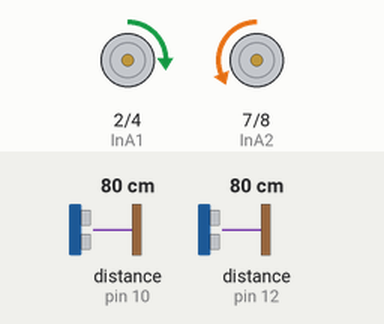
Recording of a sketch running on a simulated Arduino Uno, built with avr-gcc and run on an emulated ATmega328P. Shown: motor-driver pin pairs drawn as motors (green arrow = first pin HIGH = forward, orange = second pin HIGH = backward, longer = more drive, scaled by the enable pin). Wiring (inferred from the names in the program): 2 × ultrasonic range finder: trigger pin 10, echo pin 10 / trigger pin 12, echo pin 12. The inputs (shaded band) are chosen by the test bench; at power-on: distance to the obstacle (sensors on pin 10, pin 12) 80 cm. The echo pulse lasts 58.3 µs per cm; what the sketch prints to the serial monitor is not drawn.

Above: at 1.2 s.
1.3 s: distance to the obstacle (sensor on pin 10) set to 39 cm
2.8 s: distance to the obstacle (sensor on pin 10) set to 33 cm
At 3.3 s:
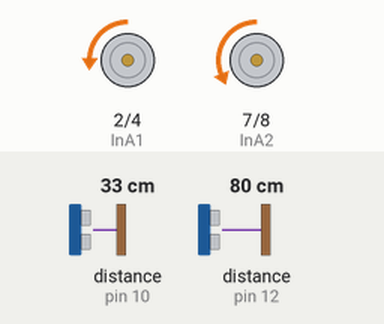
5.8 s: distance to the obstacle (sensor on pin 12) set to 37 cm
8.8 s: distance to the obstacle (sensor on pin 12) set to 31 cm
At 9.13 s:
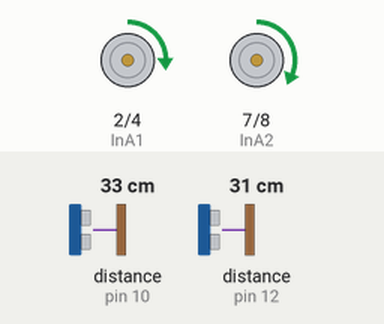
11.8 s: distance to the obstacle (sensor on pin 12) set to 60 cm
At 12.7 s:
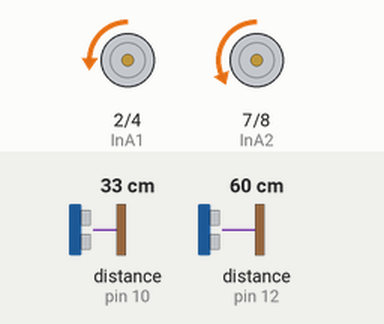
14.8 s: distance to the obstacle (sensor on pin 12) set to 2 cm
Timing chart, 0 to 18.8 s (numbered marks = the images above; inputs shaded):
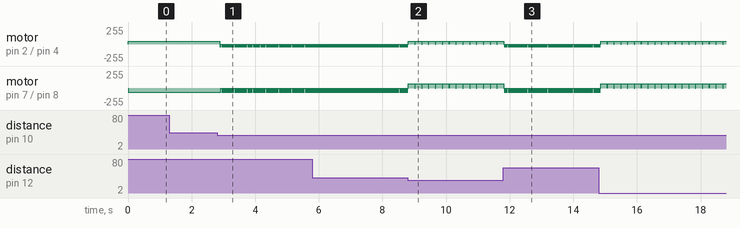

Measured:
- the behaviour switches between 36 and 35 cm on distance to the obstacle (sensor on pin 10) (found by bisection; images 0 and 1)
- the behaviour switches between 35 and 34 cm on distance to the obstacle (sensor on pin 12) (found by bisection; images 1 and 2)
- after the input at 1.3 s, every drawn part: stays the same
- after the input at 2.8 s, motor on pin 2 (InA1) / pin 4 (InB1): alternates backward 40/255 for 0.04 s and stopped for 0.02 s, starting after 0.08 s; motor on pin 7 (InA2) / pin 8 (InB2): alternates backward 65/255 for 0.04 s and stopped for 0.02 s, starting after 0.12 s
- after the input at 8.8 s, motor on pin 2 (InA1) / pin 4 (InB1): alternates forward 40/255 for 0.20 s and stopped for 0.02 s, starting at once; motor on pin 7 (InA2) / pin 8 (InB2): alternates forward 65/255 for 0.20 s and stopped for 0.02 s, starting at once
- after the input at 11.8 s, motor on pin 2 (InA1) / pin 4 (InB1): alternates backward 40/255 for 0.04 s and stopped for 0.02 s, starting at once; motor on pin 7 (InA2) / pin 8 (InB2): alternates backward 65/255 for 0.04 s and stopped for 0.02 s, starting at once

The sketch:

ObstacleAvoidanceTwoPing_V2.ino
```cpp
// Left motor
int InA1 = 2;
int InB1 = 4;
int PWM1 = 3;  //PWM1 connects to pin 3
int PWM1_val = 40; //(25% = 64; 50% = 127; 75% = 191; 100% = 255)

// Right motor
int InA2 = 7;
int InB2 = 8;
int PWM2 = 6;  //PWM2 connects to pin 6
int PWM2_val = 65; //(25% = 64; 50% = 127; 75% = 191; 100% = 255)

int tooClose = 35; // distance to stop and decide what to do

// left 4-pin ping sensor
// int trigPin = 11;    //Trig - green Jumper
// int echoPin = 12;    //Echo - yellow Jumper

const int pingPinRight = 10; // for right 3-pin ping sensor
const int pingPinLeft = 12; // for left 3-pin ping sensor
long durationLeft = 0, cmLeft = 0, inchesLeft = 0;
long durationRight = 0, inchesRight = 0, cmRight = 0;

// Serial Declarations
char inChar;

long microsecondsToInches(long microseconds);
long microsecondsToCentimeters(long microseconds);
void rightBackward();
void rightForward();
void rightStop();
void leftForward();
void leftBackward();
void leftStop();
void spinClockwise();
void spinCounterClockwise();
void bothBackward();
void bothForward();
void bothStop();
void TurnLeft();
void TurnRight();
void Turn180();
void spinClockwise1();
void spinCounterClockwise1();
void bothBackward1();
void bothForward1();
void bothStop1();
void TurnLeft1();
void TurnRight1();
void Turn1801();
void serialEvent();

void setup() {
  Serial.begin(9600);
  Serial.write('1');
  pinMode(InA2, OUTPUT);
  pinMode(InB2, OUTPUT);
  pinMode(PWM2, OUTPUT);
  pinMode(InA1, OUTPUT);
  pinMode(InB1, OUTPUT);
  pinMode(PWM1, OUTPUT);
  // pinMode(trigPin, OUTPUT);
  // pinMode(echoPin, INPUT);
}

/*


*/

void loop() {

  // left 4 pin ping sensor code
  // The sensor is triggered by a HIGH pulse of 10 or more microseconds.
  // Give a short LOW pulse beforehand to ensure a clean HIGH pulse:
//  digitalWrite(trigPin, LOW);
//  delayMicroseconds(5);
//  digitalWrite(trigPin, HIGH);
//  delayMicroseconds(10);
//  digitalWrite(trigPin, LOW);

  // Read the signal from the sensor: a HIGH pulse whose
  // duration is the time (in microseconds) from the sending
  // of the ping to the reception of its echo off of an object.
//  pinMode(echoPin, INPUT);
//  durationLeft = pulseIn(echoPin, HIGH);

  // convert the time into a distance
 // inchesLeft = microsecondsToInches(durationLeft);
 // cmLeft = microsecondsToCentimeters(durationLeft);

  // left 3 pin ping sensor code
  pinMode(pingPinLeft, OUTPUT);
  digitalWrite(pingPinLeft, LOW);
  delayMicroseconds(2);
  digitalWrite(pingPinLeft, HIGH);
  delayMicroseconds(5);
  digitalWrite(pingPinLeft, LOW);

  // The same pin is used to read the signal from the PING))): a HIGH pulse
  // whose duration is the time (in microseconds) from the sending of the ping
  // to the reception of its echo off of an object.
  pinMode(pingPinLeft, INPUT);
  durationLeft = pulseIn(pingPinLeft, HIGH);

  // convert the time into a distance
//  inchesRight = microsecondsToInches(durationRight);
  cmLeft = microsecondsToCentimeters(durationLeft);

  ///////////////////////

  // right 3 pin ping sensor code
  pinMode(pingPinRight, OUTPUT);
  digitalWrite(pingPinRight, LOW);
  delayMicroseconds(2);
  digitalWrite(pingPinRight, HIGH);
  delayMicroseconds(5);
  digitalWrite(pingPinRight, LOW);

  // The same pin is used to read the signal from the PING))): a HIGH pulse
  // whose duration is the time (in microseconds) from the sending of the ping
  // to the reception of its echo off of an object.
  pinMode(pingPinRight, INPUT);
  durationRight = pulseIn(pingPinRight, HIGH);

  // convert the time into a distance
//  inchesRight = microsecondsToInches(durationRight);
  cmRight = microsecondsToCentimeters(durationRight);

if (inChar == 'S') // go straight
    {
      if ((cmLeft != tooClose) && (cmRight != tooClose)) {
        bothForward();
    }

    bothStop();
    inChar = '5';
}
else if (inChar == 'R') // go right
  {
    if ((cmLeft != tooClose) && (cmRight != tooClose)) {
    TurnRight();
    }
    inChar = '5';
  }
else if (inChar == 'L') // go left
{
  if ((cmLeft != tooClose) && (cmRight != tooClose)) {
    TurnLeft();
  };
  inChar = '5';
    }

/*else // error, can't find image
{
  spinClockwise1();
  spinCounterClockwise1();
  delay(1000);
  inChar = '5';
  }
*/
  if((cmLeft < tooClose) && (cmRight < tooClose))
  {
    //Turn 180 degrees (approximately)
    Turn180();
  }
  // turn right
  else if(cmLeft < tooClose)
  {
      TurnRight();
  }
  // turn left
  else if(cmRight < tooClose)
  {
    TurnLeft();
  }
  else
  {
    bothForward();
  }

 // bothForward();

  delay(10);


/*
  Serial.print(inchesLeft);
  Serial.print("in, ");
  Serial.print(cmLeft);
  Serial.print("cmLeft");
  Serial.println();

  */
}

// Motor control function definitions
void Turn180() {
    bothStop();
   // delay(1000);
    spinClockwise();
    delay(200);
    bothStop();
}

void TurnRight() {
    bothStop();
   // delay(1000);
    spinClockwise();
    delay(40);
    bothStop();
}

void TurnLeft() {
    bothStop();
   // delay(1000);
    spinCounterClockwise();
    delay(40);
    bothStop();
}

void rightBackward() {
  digitalWrite(InA2, HIGH);
  digitalWrite(InB2, LOW);
  analogWrite(PWM2, PWM2_val);
}

void rightForward() {
  digitalWrite(InA2, LOW);
  digitalWrite(InB2, HIGH);
  analogWrite(PWM2, PWM2_val);
}

void rightStop() {
  digitalWrite(InA2, LOW);
  digitalWrite(InB2, LOW);
  analogWrite(PWM2, 0);
}

void leftForward() {
  digitalWrite(InA1, HIGH);
  digitalWrite(InB1, LOW);
  analogWrite(PWM1, PWM1_val);
}

void leftBackward() {
  digitalWrite(InA1, LOW);
  digitalWrite(InB1, HIGH);
  analogWrite(PWM1, PWM1_val);
}

void leftStop() {
  digitalWrite(InA1, LOW);
  digitalWrite(InB1, LOW);
  analogWrite(PWM1, 0);
}

void bothStop() {
  rightStop();
  leftStop();
}

void bothForward() {
  leftForward();
  rightForward();
  delay(100);
}

void bothBackward() {
  leftBackward();
  rightBackward();
}

void spinCounterClockwise(){
  rightForward();
  leftBackward();
}

void spinClockwise(){
  rightBackward();
  leftForward();
}


void TurnRight1() {
    spinClockwise1();
    delay(50);
}

void TurnLeft1() {
    spinCounterClockwise1();
    delay(50);
}

void leftForward1() {
  digitalWrite(InA1, HIGH);
  digitalWrite(InB1, LOW);
  analogWrite(PWM1, PWM1_val);
}

void rightForward1() {
  digitalWrite(InA2, LOW);
  digitalWrite(InB2, HIGH);
  analogWrite(PWM2, PWM2_val);
}

void leftBackward1() {
  digitalWrite(InA1, LOW);
  digitalWrite(InB1, HIGH);
  analogWrite(PWM1, (PWM1_val=30));
}

void rightBackward1() {
  digitalWrite(InA2, HIGH);
  digitalWrite(InB2, LOW);
  analogWrite(PWM2, (PWM2_val=64));
}


void bothStop1() {
  rightStop1();
  leftStop1();
}

void rightStop1() {
  digitalWrite(InA2, LOW);
  digitalWrite(InB2, LOW);
  analogWrite(PWM2, 0);
}

 void leftStop1() {
  digitalWrite(InA1, LOW);
  digitalWrite(InB1, LOW);
  analogWrite(PWM1, 0);
 }

void bothForward1() {
  leftForward1();
  rightForward1();
}

void spinCounterClockwise1(){
  rightForward1();
  leftBackward1();
}

void spinClockwise1(){
  rightBackward1();
  leftForward1();
}

void serialEvent() {
  // while (Serial.available())
  if (Serial.available())
  {
    // get the new byte:
    inChar = (char)Serial.read();
    // add it to the inputString:
    // inputString += inChar;
    // if the incoming character is a newline, set a flag so the main loop can
    // do something about it:
    // if (inChar == '\n') {
    //   stringComplete = true;
    // }
  }
}

// Ping function definitions

long microsecondsToInches(long microseconds) {
  // According to Parallax's datasheet for the PING))), there are 73.746
  // microseconds per inch (i.e. sound travels at 1130 feet per second).
  // This gives the distance travelled by the ping, outbound and return,
  // so we divide by 2 to get the distance of the obstacle.
  // See: http://www.parallax.com/dl/docs/prod/acc/28015-PING-v1.3.pdf
  return microseconds / 74 / 2;
}

long microsecondsToCentimeters(long microseconds) {
  // The speed of sound is 340 m/s or 29 microseconds per centimeter.
  // The ping travels out and back, so to find the distance of the object we
  // take half of the distance travelled.
  return microseconds / 29 / 2;
}


/*
Capture image from a camera and write to a file

cam = cv2.VideoCapture(1)
s, im = cam.read() # captures image
cv2.imshow("Test Picture", im) # displays captured image
cv2.imwrite("test.bmp",im) # writes image test.bmp to disk
*/
```
